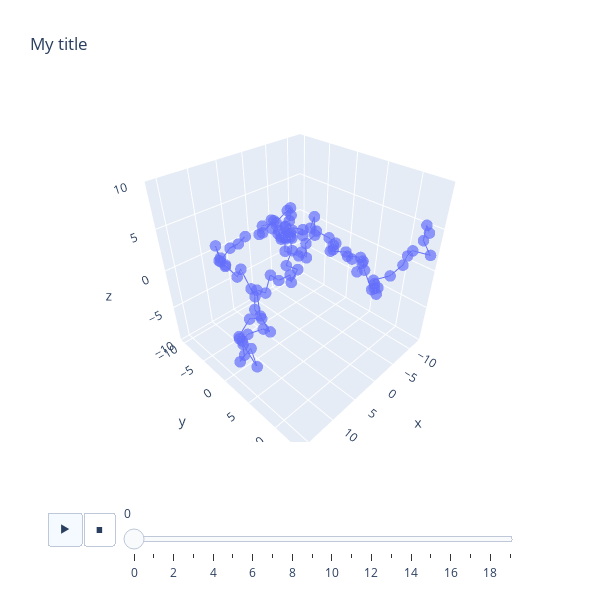

The cell this chart's notebook holds for it:
### Code cell
n_frames = 20
transition_duration = 100 #ms

frames = [go.Frame(data=plotter(xs[i], '-.', suppress_plot=True), name=str(i)) for i in range(n_frames)]

#source: https://plotly.com/python/visualizing-mri-volume-slices/
fig = go.Figure(frames=frames)

# Add data to be displayed before animation starts
fig.add_trace(frames[0].data[0])

def frame_args(duration):
    return {
            "frame": {"duration": duration},
            "mode": "immediate",
            "fromcurrent": True,
            "transition": {"duration": duration, "easing": "linear"},
        }

sliders = [
            {
                "pad": {"b": 10, "t": 60},
                "len": 0.9,
                "x": 0.1,
                "y": 0,
                "steps": [
                    {
                        "args": [[f.name], frame_args(0)],
                        "label": str(k),
                        "method": "animate",
                    }
                    for k, f in enumerate(fig.frames)
                ],
            }
        ]

# Layout
fig.update_layout(
         title='My title',
         width=600,
         height=600,
         scene=dict(
                    zaxis=dict(range=[-10, 10], autorange=False),
                    aspectratio=dict(x=1, y=1, z=1),
                    ),
         updatemenus = [
            {
                "buttons": [
                    {
                        "args": [None, frame_args(transition_duration)],
                        "label": "&#9654;", # play symbol
                        "method": "animate",
                    },
                    {
                        "args": [[None], frame_args(0)],
                        "label": "&#9724;", # pause symbol
                        "method": "animate",
                    },
                ],
                "direction": "left",
                "pad": {"r": 10, "t": 70},
                "type": "buttons",
                "x": 0.1,
                "y": 0,
            }
         ],
         sliders=sliders
)

fig.show()

### Figure 1 — Plotly figure (JSON) as saved in the notebook; plotly's stock layout.template omitted (floating-point values rounded to 4 significant figures)
{"data": [{"marker": {"opacity": 0.7, "size": 4}, "mode": "lines+markers", "name": "0", "type": "scatter3d", "x": [-12.06, -11.77, -10.47, -12.21, -11.1, -10.14, -9.063, -7.96, -6.734, -7.509, -5.574, -5.577, -7.501, -8.733, -9.056, -9.326, -7.733, -8.976, -8.914, -8.873, -8.517, -9.272, -7.297, -7.279, -7.182, -7.534, -7.393, -6.265, -7.421, -7.74, -9.051, -8.103, -7.413, -7.2, -6.633, -4.502, -5.039, -3.822, -3.93, -4.568, -5.798, -5.866, -5.173, -6.491, -6.638, -5.997, -5.214, -5.992, -7.114, -7.246, -6.279, -3.904, -2.559, -0.8535, -1.79, -2.686, -1.414, -0.2531, 0.2352, -0.182, -0.339, -1.22, -1.249, -1.074, 0.4367, 0.894, 2.963, 3.143, 4.208, 4.44, 5.305, 6.416, 8.102, 7.816, 9.131, 11.67, 12.96, 14.57, 15.83, 13.49, 14.2, 14.56, 14.58, 15.23, 12.95, 12.42, 13.35, 13.19, 13.53, 13.45, 13.84, 14.67, 14.58, 14.78, 14.54, 14.45, 15.4, 13.54, 12.98, 12.95], "y": [12.74, 12.31, 12.8, 13.43, 11.37, 11.2, 11.25, 10.19, 8.371, 8.828, 9.695, 9.226, 8.265, 7.193, 5.44, 4.865, 4.959, 4.938, 4.624, 2.346, 3.387, 1.742, 0.1654, 0.6919, 0.7457, 0.9332, -0.2738, -1.911, -3.964, -3.501, -4.349, -5.455, -4.77, -5.704, -5.806, -7.022, -7.367, -7.163, -7.321, -6.983, -8.058, -6.972, -6.895, -7.137, -4.974, -4.368, -7.406, -7.277, -7.867, -8.082, -7.936, -8.302, -10.2, -9.318, -9.466, -7.628, -6.908, -5.675, -3.986, -4.207, -3.043, -2.565, -2.914, -2.419, -2.297, 0.3855, 0.91, 0.8772, -0.4096, -1.849, -2.22, -2.92, -0.7465, 0.8912, 0.8279, 0.1844, 0.3459, 2.511, 2.974, 2.76, 4.52, 1.834, 2.487, 2.634, 2.424, 4.188, 4.045, 4.117, 3.887, 2.249, 1.871, 0.9205, 0.7486, -0.1282, -0.08902, -0.8899, 0.9972, 0.7405, 1.695, 3.002], "z": [4.401, 5.225, 4.002, 1.96, 2.112, 1.713, 0.9377, -0.4859, -1.387, -2.487, -2.252, -1.061, -2.765, -3.896, -1.999, -1.069, -1.981, -1.196, -0.5205, -1.193, -1.08, -0.943, -0.7996, -0.3953, 0.2538, 0.4667, 0.8302, 1.492, 0.9358, 2.492, -0.6197, -1.928, -3.592, -3.027, -3.458, -2.544, -0.8322, -0.3655, -0.7373, -0.5168, 0.3084, -0.332, -0.3614, -0.1156, -0.1989, 0.9756, 0.6089, 1.258, 1.55, 2.451, 2.37, 1.207, 0.5409, 0.1176, 0.02135, 1.997, 2.641, 2.233, 2.222, 2.453, 1.764, 1.76, 1.792, 0.2343, -1.262, -0.5945, -1.374, -0.3583, -1.227, -1.016, -3.326, -2.801, -4.78, -6.385, -5.408, -5.371, -5.648, -5.62, -5.653, -5.078, -6.259, -3.752, -4.136, -2.713, -1.558, -0.8486, 0.5759, 2.043, 2.947, 4.365, 3.497, 4.687, 4.438, 4.787, 5.007, 5.942, 5.303, 6.017, 6.608, 7.766]}], "layout": {"height": 600, "scene": {"aspectratio": {"x": 1, "y": 1, "z": 1}, "zaxis": {"autorange": false, "range": [-10, 10]}}, "sliders": [{"len": 0.9, "pad": {"b": 10, "t": 60}, "steps": [{"args": [["0"], {"frame": {"duration": 0}, "fromcurrent": true, "mode": "immediate", "transition": {"duration": 0, "easing": "linear"}}], "label": "0", "method": "animate"}, {"args": [["1"], {"frame": {"duration": 0}, "fromcurrent": true, "mode": "immediate", "transition": {"duration": 0, "easing": "linear"}}], "label": "1", "method": "animate"}, {"args": [["2"], {"frame": {"duration": 0}, "fromcurrent": true, "mode": "immediate", "transition": {"duration": 0, "easing": "linear"}}], "label": "2", "method": "animate"}, {"args": [["3"], {"frame": {"duration": 0}, "fromcurrent": true, "mode": "immediate", "transition": {"duration": 0, "easing": "linear"}}], "label": "3", "method": "animate"}, {"args": [["4"], {"frame": {"duration": 0}, "fromcurrent": true, "mode": "immediate", "transition": {"duration": 0, "easing": "linear"}}], "label": "4", "method": "animate"}, {"args": [["5"], {"frame": {"duration": 0}, "fromcurrent": true, "mode": "immediate", "transition": {"duration": 0, "easing": "linear"}}], "label": "5", "method": "animate"}, {"args": [["6"], {"frame": {"duration": 0}, "fromcurrent": true, "mode": "immediate", "transition": {"duration": 0, "easing": "linear"}}], "label": "6", "method": "animate"}, {"args": [["7"], {"frame": {"duration": 0}, "fromcurrent": true, "mode": "immediate", "transition": {"duration": 0, "easing": "linear"}}], "label": "7", "method": "animate"}, {"args": [["8"], {"frame": {"duration": 0}, "fromcurrent": true, "mode": "immediate", "transition": {"duration": 0, "easing": "linear"}}], "label": "8", "method": "animate"}, {"args": [["9"], {"frame": {"duration": 0}, "fromcurrent": true, "mode": "immediate", "transition": {"duration": 0, "easing": "linear"}}], "label": "9", "method": "animate"}, {"args": [["10"], {"frame": {"duration": 0}, "fromcurrent": true, "mode": "immediate", "transition": {"duration": 0, "easing": "linear"}}], "label": "10", "method": "animate"}, {"args": [["11"], {"frame": {"duration": 0}, "fromcurrent": true, "mode": "immediate", "transition": {"duration": 0, "easing": "linear"}}], "label": "11", "method": "animate"}, {"args": [["12"], {"frame": {"duration": 0}, "fromcurrent": true, "mode": "immediate", "transition": {"duration": 0, "easing": "linear"}}], "label": "12", "method": "animate"}, {"args": [["13"], {"frame": {"duration": 0}, "fromcurrent": true, "mode": "immediate", "transition": {"duration": 0, "easing": "linear"}}], "label": "13", "method": "animate"}, {"args": [["14"], {"frame": {"duration": 0}, "fromcurrent": true, "mode": "immediate", "transition": {"duration": 0, "easing": "linear"}}], "label": "14", "method": "animate"}, {"args": [["15"], {"frame": {"duration": 0}, "fromcurrent": true, "mode": "immediate", "transition": {"duration": 0, "easing": "linear"}}], "label": "15", "method": "animate"}, {"args": [["16"], {"frame": {"duration": 0}, "fromcurrent": true, "mode": "immediate", "transition": {"duration": 0, "easing": "linear"}}], "label": "16", "method": "animate"}, {"args": [["17"], {"frame": {"duration": 0}, "fromcurrent": true, "mode": "immediate", "transition": {"duration": 0, "easing": "linear"}}], "label": "17", "method": "animate"}, {"args": [["18"], {"frame": {"duration": 0}, "fromcurrent": true, "mode": "immediate", "transition": {"duration": 0, "easing": "linear"}}], "label": "18", "method": "animate"}, {"args": [["19"], {"frame": {"duration": 0}, "fromcurrent": true, "mode": "immediate", "transition": {"duration": 0, "easing": "linear"}}], "label": "19", "method": "animate"}], "x": 0.1, "y": 0}], "title": {"text": "My title"}, "updatemenus": [{"buttons": [{"args": [null, {"frame": {"duration": 100}, "fromcurrent": true, "mode": "immediate", "transition": {"duration": 100, "easing": "linear"}}], "label": "&#9654;", "method": "animate"}, {"args": [[null], {"frame": {"duration": 0}, "fromcurrent": true, "mode": "immediate", "transition": {"duration": 0, "easing": "linear"}}], "label": "&#9724;", "method": "animate"}], "direction": "left", "pad": {"r": 10, "t": 70}, "type": "buttons", "x": 0.1, "y": 0}], "width": 600}}
